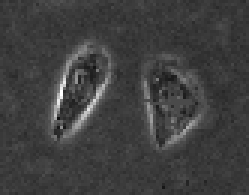
%> input picture twocells.bmp, 83 x 65 px (shown 3 times larger)
$ octave new_demo.m   (GNU Octave 9; MATLAB toolbox functions it lacks are replaced by stand-ins)
%> lines starting %> are read from the running program, lines starting %| are printed output that depends on the picture; in (x1, y1, x2, y2) boxes, pixels count from 0 and x2, y2 are one past the last pixel; in counts of white or black regions, pixels touching at a corner belong together; the program's own positions count from 1
### BoundMirrorExpand.m
function B = BoundMirrorExpand(A)

[m,n] = size(A);
yi = 2:m+1;
xi = 2:n+1;
B = zeros(m+2,n+2);
B(yi,xi) = A;
B([1 m+2],[1 n+2]) = B([3 m],[3 n]);  % mirror corners
B([1 m+2],xi) = B([3 m],xi);          % mirror left and right boundary
B(yi,[1 n+2]) = B(yi,[3 n]);          % mirror top and bottom boundary

### edge_detector.m
function g=edge_detector(I,sigma);
%a general edge-detector g=1/(1+laplas(G_delta(x,y))*I)
I = BoundMirrorExpand(I); % 镜像边缘延拓
G=fspecial('gaussian',15,sigma);
X=conv2(I,G,'same');
[Ix,Iy]=gradient(X);
g=1./(1+Ix.^2+Iy.^2);

### plotLevelSet.m
function [c,h]=plotLevelSet(u,zLevel, style)
%   plotLevelSet(u,zLevel, style) plot the level contour of function u at
%   the zLevel.
%   created on 04/26/2004
%   author: Chunming Li
%   email: li_chunming@hotmail.com
%   Copyright (c) 2004-2006 by Chunming Li
% hold on;
[c,h] = contour(u,[zLevel zLevel],style);
% hold off;

### BoundMirrorShrink.m
function B = BoundMirrorShrink(A)
[m,n] = size(A);
yi = 2:m-1;
xi = 2:n-1;
B = A(yi,xi);

### new_revolution.m
function phi= new_revolution(I,phi0,g,gx,gy,mu,nu,lambda,delta_t,epsilon,numIter);
%   new_revolution(I,phi0,g,gx,gy,mu,nu,lambda,delta_t,epsilon,numIter)
%   input:
%       I: input image
%       phi0: level set function to be updated
%       g: edge detector g
%       gx,gy: gradient of edge detector g
%       mu: distRictTerm coefficient
%       nu: weight for area term, default value 0
%       lambda: lengthTerm coefficient
%       delta_t: time step
%       epsilon: parameter for computing smooth Heaviside and dirac function
%       numIter: number of iterations
%   output:
%       phi: updated level set function


I = BoundMirrorExpand(I); % 镜像边缘延拓
phi = BoundMirrorExpand(phi0);
%计算div(g*Nabla(phi))需要下列项
%div(uV)=Vxgrad(u) + u.*div(V)
[phix,phiy]=gradient(phi);
temp=sqrt(phix.^2 + phiy.^2 + 1e-10);%%缺少1e-10项会导致曲线消失
phix=phix./temp;
phiy=phiy./temp;

for k = 1 : numIter
    phi = BoundMirrorEnsure(phi);
    delta_h = Delta(phi,epsilon);
    Curv = curvature(phi);

    % updating the phi function
    distRictTerm = mu * (4 * del2(phi) - Curv);
    lengthTrem = lambda * delta_h .*( phix.*gx + phiy.*gy + g.*Curv);
    areaTerm = nu * g .* delta_h;
    new_term = distRictTerm + lengthTrem + areaTerm;
    phi = phi + delta_t * new_term;
end
phi = BoundMirrorShrink(phi); % 去掉延拓的边缘

### new_demo.m
%   Matlad code implementing "Level Set Evolution WithoutRe-initialization: A New Variational Formulation"

clear;
close all;
clc;

% Img=imread('three.bmp');     % example works well
Img=imread('twoCells.bmp');  % example works well
%> Img is the input picture: size 65x83x3 uint8; min 15, max 255, mean 63.2
% Img=imread('vessel.bmp');    % example does NOT work well
U=Img(:,:,1);
I=double(U);

% get the size
[nrow,ncol] =size(U);
%> nrow = 65; ncol = 83

%initialize LSF as binary step function
c0=3;
initialLSF=c0*ones(size(U));
initialLSF(5:nrow-5, 5:ncol-5)=-c0;
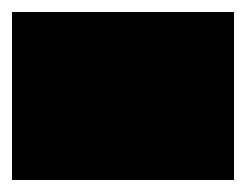
%> initialLSF: size 65x83 double (shown 3 times larger); values -3 (black) and 3 (white), 23.2% white; 1 white region, box (x1, y1, x2, y2) and area: (0, 0, 83, 65) 1251
phi_0=initialLSF;

figure; mesh(phi_0); title('Signed Distance Function')

delta_t = 5; %time step
mu = 0.2/delta_t; %distRictTerm coefficient
nu = 1.5; % areaTerm coefficient
lambda=5; % legthTerm coefficient

epsilon=1.5; %used in Dirac function
sigma=1.5; %gaussian lowpass filter standard deviation
g=edge_detector(I,sigma);%公式中的g, 边缘检测子
%> in BoundMirrorExpand, `B([1 m+2],[1 n+2]) = B([3 m],[3 n]);`: B: size 67x85 double; min 0, max 255, mean 59.9; mean of the top-left, top-right, bottom-left and bottom-right quarters 62.3, 55.3, 62.3, 59.8
%> in edge_detector, `[Ix,Iy]=gradient(X);`:
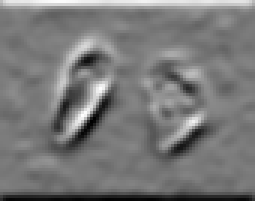
%> Iy: size 67x85 double (shown 3 times larger); min -13.51, max 14.89, mean -0.0175; drawn with min black and max white
%> in edge_detector, `g=1./(1+Ix.^2+Iy.^2);`:
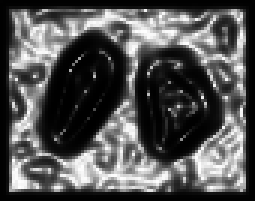
%> g: size 67x85 double (shown 3 times larger); min 0.00134, max 1, mean 0.327
[gx,gy]=gradient(g);%g的梯度会在每次循环中用到
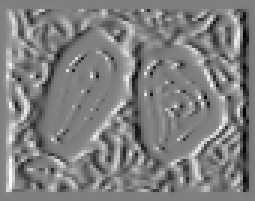
%> gx: size 67x85 double (shown 3 times larger); min -0.471, max 0.472, mean 5.2e-06; drawn with min black and max white
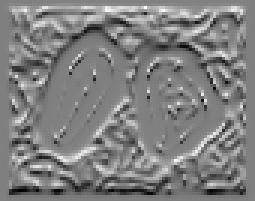
%> gy: size 67x85 double (shown 3 times larger); min -0.472, max 0.469, mean 3.76e-06; drawn with min black and max white

% iteration should begin from here
phi=phi_0;
figure(2);
imagesc(uint8(I));colormap(gray)
hold on;
plotLevelSet(phi,0,'r');

numIter = 1;
for k=1:240,
    phi = new_revolution(I, phi,g,gx, gy, mu, nu, lambda, delta_t, epsilon, numIter);   % update level set function
    if mod(k,4)==0
        pause(0.05);
%        figure(1);mesh(phi);
        figure(2);
        imagesc(uint8(I));colormap(gray)
        hold on;
        plotLevelSet(phi,0,'r');
    end
end;
%> this loop made 240 passes
%> h in plotLevelSet on passes 4, 8, 12: -82.23, -85.69, -88.66
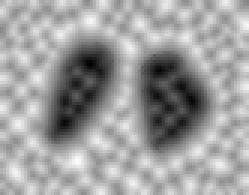
%> phi: size 65x83 double (shown 3 times larger); min -6.21, max 7.06, mean 2.07; drawn with min black and max white
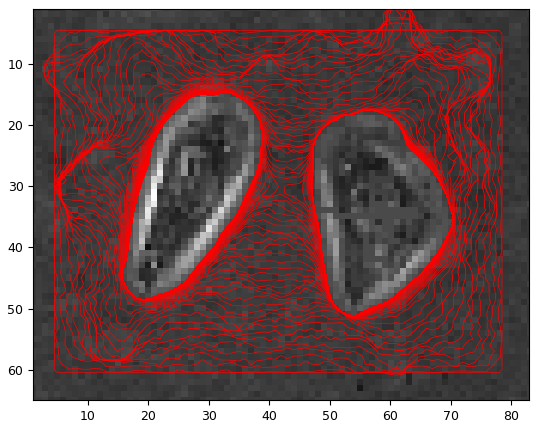
%> figure redrawn from the program's plot data
